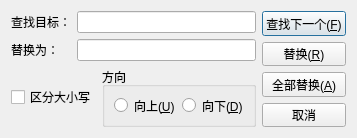
<?xml version="1.0" encoding="UTF-8"?>
<ui version="4.0">
 <class>ReplaceDialog</class>
 <widget class="QDialog" name="ReplaceDialog">
  <property name="geometry">
   <rect>
    <x>0</x>
    <y>0</y>
    <width>357</width>
    <height>138</height>
   </rect>
  </property>
  <property name="minimumSize">
   <size>
    <width>357</width>
    <height>138</height>
   </size>
  </property>
  <property name="maximumSize">
   <size>
    <width>357</width>
    <height>138</height>
   </size>
  </property>
  <property name="windowTitle">
   <string>替换</string>
  </property>
  <layout class="QHBoxLayout" name="horizontalLayout_6">
   <item>
    <layout class="QHBoxLayout" name="horizontalLayout_5">
     <item>
      <layout class="QVBoxLayout" name="verticalLayout_3">
       <item>
        <layout class="QVBoxLayout" name="verticalLayout_2">
         <item>
          <layout class="QHBoxLayout" name="horizontalLayout">
           <item>
            <widget class="QLabel" name="label">
             <property name="sizePolicy">
              <sizepolicy hsizetype="Fixed" vsizetype="Fixed">
               <horstretch>0</horstretch>
               <verstretch>0</verstretch>
              </sizepolicy>
             </property>
             <property name="minimumSize">
              <size>
               <width>60</width>
               <height>0</height>
              </size>
             </property>
             <property name="maximumSize">
              <size>
               <width>100</width>
               <height>100</height>
              </size>
             </property>
             <property name="text">
              <string>查找目标：</string>
             </property>
            </widget>
           </item>
           <item>
            <widget class="QLineEdit" name="searchText"/>
           </item>
          </layout>
         </item>
         <item>
          <layout class="QHBoxLayout" name="horizontalLayout_3">
           <item>
            <widget class="QLabel" name="label_2">
             <property name="sizePolicy">
              <sizepolicy hsizetype="Fixed" vsizetype="Fixed">
               <horstretch>0</horstretch>
               <verstretch>0</verstretch>
              </sizepolicy>
             </property>
             <property name="minimumSize">
              <size>
               <width>60</width>
               <height>0</height>
              </size>
             </property>
             <property name="maximumSize">
              <size>
               <width>100</width>
               <height>100</height>
              </size>
             </property>
             <property name="text">
              <string>替换为：</string>
             </property>
            </widget>
           </item>
           <item>
            <widget class="QLineEdit" name="targetText"/>
           </item>
          </layout>
         </item>
        </layout>
       </item>
       <item>
        <layout class="QHBoxLayout" name="horizontalLayout_4">
         <item>
          <widget class="QCheckBox" name="cbClass">
           <property name="text">
            <string>区分大小写</string>
           </property>
          </widget>
         </item>
         <item>
          <widget class="QGroupBox" name="groupBox">
           <property name="title">
            <string>方向</string>
           </property>
           <layout class="QHBoxLayout" name="horizontalLayout_2">
            <item>
             <widget class="QRadioButton" name="rbUp">
              <property name="text">
               <string>向上(&amp;U)</string>
              </property>
             </widget>
            </item>
            <item>
             <widget class="QRadioButton" name="rbDown">
              <property name="text">
               <string>向下(&amp;D)</string>
              </property>
             </widget>
            </item>
           </layout>
          </widget>
         </item>
        </layout>
       </item>
      </layout>
     </item>
     <item>
      <layout class="QVBoxLayout" name="verticalLayout">
       <item>
        <widget class="QPushButton" name="btnFindNext">
         <property name="text">
          <string>查找下一个(&amp;F)</string>
         </property>
        </widget>
       </item>
       <item>
        <widget class="QPushButton" name="btnReplace">
         <property name="text">
          <string>替换(&amp;R)</string>
         </property>
        </widget>
       </item>
       <item>
        <widget class="QPushButton" name="btnReplaceAll">
         <property name="text">
          <string>全部替换(&amp;A)</string>
         </property>
        </widget>
       </item>
       <item>
        <widget class="QPushButton" name="btnCancel">
         <property name="text">
          <string>取消</string>
         </property>
        </widget>
       </item>
      </layout>
     </item>
    </layout>
   </item>
  </layout>
 </widget>
 <resources/>
 <connections/>
</ui>
